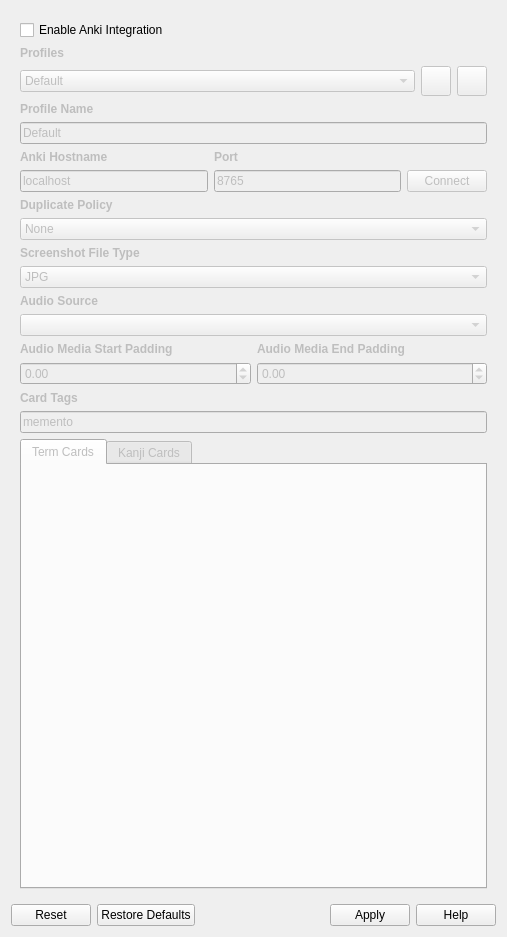
<?xml version="1.0" encoding="UTF-8"?>
<ui version="4.0">
 <class>AnkiSettings</class>
 <widget class="QWidget" name="AnkiSettings">
  <property name="geometry">
   <rect>
    <x>0</x>
    <y>0</y>
    <width>507</width>
    <height>937</height>
   </rect>
  </property>
  <property name="sizePolicy">
   <sizepolicy hsizetype="Expanding" vsizetype="Expanding">
    <horstretch>0</horstretch>
    <verstretch>0</verstretch>
   </sizepolicy>
  </property>
  <property name="windowTitle">
   <string>Anki Integration Settings</string>
  </property>
  <layout class="QVBoxLayout" name="verticalLayout">
   <item>
    <widget class="QScrollArea" name="scrollArea">
     <property name="frameShape">
      <enum>QFrame::NoFrame</enum>
     </property>
     <property name="widgetResizable">
      <bool>true</bool>
     </property>
     <widget class="QWidget" name="scrollAreaWidgetContents">
      <property name="geometry">
       <rect>
        <x>0</x>
        <y>0</y>
        <width>474</width>
        <height>1012</height>
       </rect>
      </property>
      <layout class="QVBoxLayout" name="verticalLayout_4">
       <item>
        <widget class="QCheckBox" name="checkBoxEnabled">
         <property name="text">
          <string>Enable Anki Integration</string>
         </property>
        </widget>
       </item>
       <item>
        <widget class="QFrame" name="frameContent">
         <property name="enabled">
          <bool>false</bool>
         </property>
         <property name="frameShape">
          <enum>QFrame::NoFrame</enum>
         </property>
         <property name="frameShadow">
          <enum>QFrame::Raised</enum>
         </property>
         <layout class="QVBoxLayout" name="verticalLayout_5">
          <property name="spacing">
           <number>6</number>
          </property>
          <property name="leftMargin">
           <number>0</number>
          </property>
          <property name="topMargin">
           <number>0</number>
          </property>
          <property name="rightMargin">
           <number>0</number>
          </property>
          <property name="bottomMargin">
           <number>0</number>
          </property>
          <item>
           <layout class="QGridLayout" name="gridLayout">
            <property name="horizontalSpacing">
             <number>6</number>
            </property>
            <item row="2" column="1">
             <widget class="ScrollComboBox" name="comboBoxProfile">
              <property name="toolTip">
               <string>The currently selected profile.</string>
              </property>
              <property name="editable">
               <bool>false</bool>
              </property>
              <property name="insertPolicy">
               <enum>QComboBox::InsertAlphabetically</enum>
              </property>
              <item>
               <property name="text">
                <string>Default</string>
               </property>
              </item>
             </widget>
            </item>
            <item row="2" column="2">
             <widget class="QToolButton" name="buttonDelete">
              <property name="enabled">
               <bool>false</bool>
              </property>
              <property name="minimumSize">
               <size>
                <width>30</width>
                <height>30</height>
               </size>
              </property>
              <property name="font">
               <font>
                <weight>75</weight>
                <bold>true</bold>
               </font>
              </property>
              <property name="toolTip">
               <string>Remove the current profile.
Profile Default cannot be removed.</string>
              </property>
             </widget>
            </item>
            <item row="2" column="3">
             <widget class="QToolButton" name="buttonAdd">
              <property name="enabled">
               <bool>false</bool>
              </property>
              <property name="minimumSize">
               <size>
                <width>30</width>
                <height>30</height>
               </size>
              </property>
              <property name="font">
               <font>
                <weight>75</weight>
                <bold>true</bold>
               </font>
              </property>
              <property name="toolTip">
               <string>Add a profile with the current settings and name in &quot;Profile Name&quot;.</string>
              </property>
             </widget>
            </item>
            <item row="0" column="1">
             <widget class="QLabel" name="labelProfile">
              <property name="font">
               <font>
                <weight>75</weight>
                <bold>true</bold>
               </font>
              </property>
              <property name="text">
               <string>Profiles</string>
              </property>
             </widget>
            </item>
           </layout>
          </item>
          <item>
           <widget class="QLabel" name="labelProfileName">
            <property name="font">
             <font>
              <weight>75</weight>
              <bold>true</bold>
             </font>
            </property>
            <property name="text">
             <string>Profile Name</string>
            </property>
           </widget>
          </item>
          <item>
           <widget class="QLineEdit" name="lineEditProfileName">
            <property name="toolTip">
             <string>Rename the profile by changing the name here and clicking apply or by switching to a new profile.
Becomes the name of a new profile when add is clicked.</string>
            </property>
            <property name="text">
             <string>Default</string>
            </property>
           </widget>
          </item>
          <item>
           <layout class="QGridLayout" name="layoutConnect">
            <property name="horizontalSpacing">
             <number>6</number>
            </property>
            <item row="2" column="1">
             <widget class="QLineEdit" name="lineEditPort">
              <property name="toolTip">
               <string>Port Anki is listening on.
Only change this if you know what you're doing.</string>
              </property>
              <property name="text">
               <string>8765</string>
              </property>
              <property name="placeholderText">
               <string>Port</string>
              </property>
             </widget>
            </item>
            <item row="1" column="0">
             <widget class="QLabel" name="labelHostName">
              <property name="sizePolicy">
               <sizepolicy hsizetype="Preferred" vsizetype="Maximum">
                <horstretch>0</horstretch>
                <verstretch>0</verstretch>
               </sizepolicy>
              </property>
              <property name="font">
               <font>
                <weight>75</weight>
                <bold>true</bold>
               </font>
              </property>
              <property name="text">
               <string>Anki Hostname</string>
              </property>
             </widget>
            </item>
            <item row="1" column="1">
             <widget class="QLabel" name="labelPort">
              <property name="sizePolicy">
               <sizepolicy hsizetype="Preferred" vsizetype="Maximum">
                <horstretch>0</horstretch>
                <verstretch>0</verstretch>
               </sizepolicy>
              </property>
              <property name="font">
               <font>
                <weight>75</weight>
                <bold>true</bold>
               </font>
              </property>
              <property name="text">
               <string>Port</string>
              </property>
             </widget>
            </item>
            <item row="2" column="2">
             <widget class="QPushButton" name="buttonConnect">
              <property name="enabled">
               <bool>false</bool>
              </property>
              <property name="text">
               <string>Connect</string>
              </property>
             </widget>
            </item>
            <item row="2" column="0">
             <widget class="QLineEdit" name="lineEditHost">
              <property name="toolTip">
               <string>Host name for Anki.
Only change this if you know what you're doing.</string>
              </property>
              <property name="text">
               <string>localhost</string>
              </property>
              <property name="placeholderText">
               <string>Host</string>
              </property>
             </widget>
            </item>
           </layout>
          </item>
          <item>
           <widget class="QLabel" name="labelDuplicates">
            <property name="font">
             <font>
              <weight>75</weight>
              <bold>true</bold>
             </font>
            </property>
            <property name="text">
             <string>Duplicate Policy</string>
            </property>
           </widget>
          </item>
          <item>
           <widget class="ScrollComboBox" name="comboBoxDuplicates">
            <item>
             <property name="text">
              <string>None</string>
             </property>
            </item>
            <item>
             <property name="text">
              <string>Allowed in Different Decks</string>
             </property>
            </item>
            <item>
             <property name="text">
              <string>Allowed in Same Deck</string>
             </property>
            </item>
           </widget>
          </item>
          <item>
           <widget class="QLabel" name="labelScreenshot">
            <property name="font">
             <font>
              <weight>75</weight>
              <bold>true</bold>
             </font>
            </property>
            <property name="text">
             <string>Screenshot File Type</string>
            </property>
           </widget>
          </item>
          <item>
           <widget class="ScrollComboBox" name="comboBoxScreenshot">
            <item>
             <property name="text">
              <string>JPG</string>
             </property>
            </item>
            <item>
             <property name="text">
              <string>PNG</string>
             </property>
            </item>
            <item>
             <property name="text">
              <string>WebP</string>
             </property>
            </item>
           </widget>
          </item>
          <item>
           <widget class="QLabel" name="labelAudioSource">
            <property name="font">
             <font>
              <weight>75</weight>
              <bold>true</bold>
             </font>
            </property>
            <property name="text">
             <string>Audio Source</string>
            </property>
           </widget>
          </item>
          <item>
           <widget class="ScrollComboBox" name="comboBoxAudioSrc"/>
          </item>
          <item>
           <layout class="QGridLayout" name="layoutAudioPadding">
            <item row="0" column="1">
             <widget class="QLabel" name="labelAudioPadEnd">
              <property name="font">
               <font>
                <weight>75</weight>
                <bold>true</bold>
               </font>
              </property>
              <property name="text">
               <string>Audio Media End Padding</string>
              </property>
             </widget>
            </item>
            <item row="1" column="0">
             <widget class="ScrollDoubleSpinBox" name="spinAudioPadStart">
              <property name="toolTip">
               <string>Seconds of audio to clip before the start of the subtitle</string>
              </property>
              <property name="minimum">
               <double>-100.000000000000000</double>
              </property>
              <property name="maximum">
               <double>100.000000000000000</double>
              </property>
              <property name="singleStep">
               <double>0.100000000000000</double>
              </property>
             </widget>
            </item>
            <item row="0" column="0">
             <widget class="QLabel" name="labelAudioPadStart">
              <property name="font">
               <font>
                <weight>75</weight>
                <bold>true</bold>
               </font>
              </property>
              <property name="text">
               <string>Audio Media Start Padding</string>
              </property>
             </widget>
            </item>
            <item row="1" column="1">
             <widget class="ScrollDoubleSpinBox" name="spinAudioPadEnd">
              <property name="toolTip">
               <string>Seconds of audio to clip after the end of the subtitle</string>
              </property>
              <property name="minimum">
               <double>-100.000000000000000</double>
              </property>
              <property name="maximum">
               <double>100.000000000000000</double>
              </property>
             </widget>
            </item>
           </layout>
          </item>
          <item>
           <widget class="QLabel" name="labelTags">
            <property name="sizePolicy">
             <sizepolicy hsizetype="Preferred" vsizetype="Maximum">
              <horstretch>0</horstretch>
              <verstretch>0</verstretch>
             </sizepolicy>
            </property>
            <property name="font">
             <font>
              <weight>75</weight>
              <bold>true</bold>
             </font>
            </property>
            <property name="text">
             <string>Card Tags</string>
            </property>
           </widget>
          </item>
          <item>
           <widget class="QLineEdit" name="lineEditTags">
            <property name="toolTip">
             <string>Tags added to cards created by Memento.
Comma or space separated list.</string>
            </property>
            <property name="text">
             <string>memento</string>
            </property>
            <property name="placeholderText">
             <string>Card Tags</string>
            </property>
           </widget>
          </item>
          <item>
           <widget class="QTabWidget" name="tabTermKanji">
            <property name="sizePolicy">
             <sizepolicy hsizetype="Expanding" vsizetype="MinimumExpanding">
              <horstretch>0</horstretch>
              <verstretch>0</verstretch>
             </sizepolicy>
            </property>
            <property name="minimumSize">
             <size>
              <width>0</width>
              <height>400</height>
             </size>
            </property>
            <property name="currentIndex">
             <number>0</number>
            </property>
            <widget class="QWidget" name="layoutTerms">
             <attribute name="title">
              <string>Term Cards</string>
             </attribute>
             <layout class="QVBoxLayout" name="verticalLayout_3">
              <property name="spacing">
               <number>0</number>
              </property>
              <property name="leftMargin">
               <number>0</number>
              </property>
              <property name="topMargin">
               <number>0</number>
              </property>
              <property name="rightMargin">
               <number>0</number>
              </property>
              <property name="bottomMargin">
               <number>0</number>
              </property>
              <item>
               <widget class="CardBuilder" name="termCardBuilder" native="true"/>
              </item>
             </layout>
            </widget>
            <widget class="QWidget" name="layoutKanji">
             <attribute name="title">
              <string>Kanji Cards</string>
             </attribute>
             <layout class="QVBoxLayout" name="verticalLayout_2">
              <property name="spacing">
               <number>0</number>
              </property>
              <property name="leftMargin">
               <number>0</number>
              </property>
              <property name="topMargin">
               <number>0</number>
              </property>
              <property name="rightMargin">
               <number>0</number>
              </property>
              <property name="bottomMargin">
               <number>0</number>
              </property>
              <item>
               <widget class="CardBuilder" name="kanjiCardBuilder" native="true"/>
              </item>
             </layout>
            </widget>
           </widget>
          </item>
         </layout>
        </widget>
       </item>
      </layout>
     </widget>
    </widget>
   </item>
   <item>
    <widget class="QDialogButtonBox" name="buttonBox">
     <property name="standardButtons">
      <set>QDialogButtonBox::Apply|QDialogButtonBox::Help|QDialogButtonBox::Reset|QDialogButtonBox::RestoreDefaults</set>
     </property>
    </widget>
   </item>
  </layout>
 </widget>
 <customwidgets>
  <customwidget>
   <class>CardBuilder</class>
   <extends>QWidget</extends>
   <header>src/gui/widgets/settings/cardbuilder.h</header>
   <container>1</container>
  </customwidget>
  <customwidget>
   <class>ScrollComboBox</class>
   <extends>QComboBox</extends>
   <header>src/gui/widgets/common/scrollcombobox.h</header>
  </customwidget>
  <customwidget>
   <class>ScrollDoubleSpinBox</class>
   <extends>QDoubleSpinBox</extends>
   <header>src/gui/widgets/common/scrolldoublespinbox.h</header>
  </customwidget>
 </customwidgets>
 <resources/>
 <connections/>
</ui>
